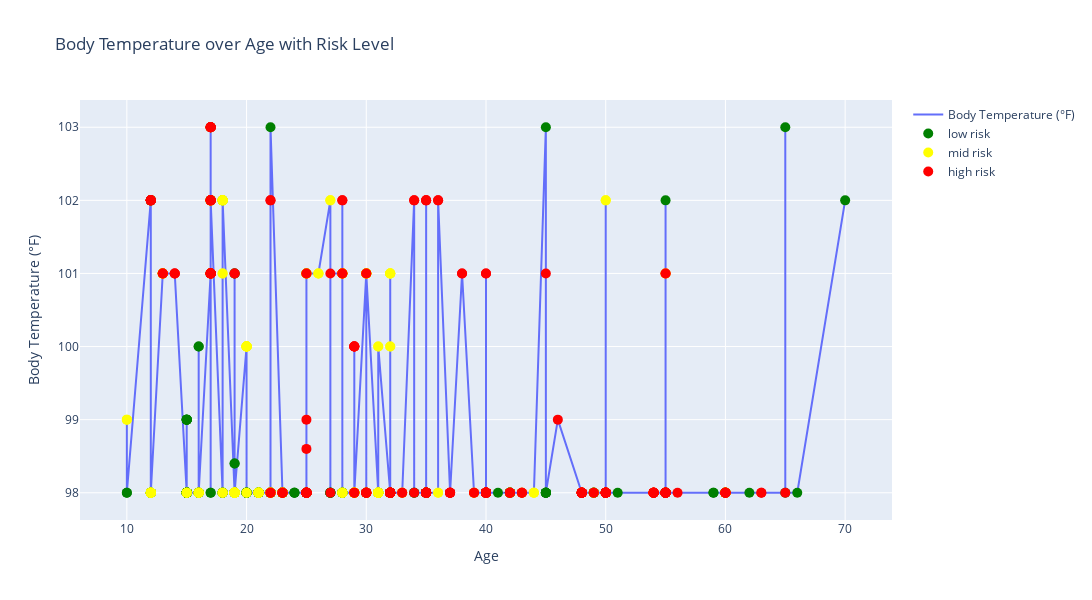

Notebook code for this chart:
### Code cell
# Mengimpor pustaka Pandas dan memberi alias pd
import pandas as pd

# Mengimpor pustaka Plotly's graph_objs dan memberi alias go
import plotly.graph_objs as go

# Membaca data dari file Excel 'data_kesehatan.xlsx' dan menyimpannya dalam objek DataFrame yang disebut 'data'
data = pd.read_excel('data/data_kesehatan.xlsx')

# Mengurutkan DataFrame 'data' berdasarkan kolom 'Age' (umur)
data = data.sort_values(by='Age')

# Mengambil kolom 'Age' (umur) dari DataFrame dan menyimpannya dalam variabel 'x'
x = data['Age']

# Mengambil kolom 'BodyTemp(fahrenheit)' (suhu tubuh dalam Fahrenheit) dari DataFrame dan menyimpannya dalam variabel 'y'
y = data['BodyTemp(fahrenheit)']

# Mengambil kolom 'RiskLevel' (tingkat risiko) dari DataFrame dan menyimpannya dalam variabel 'risk_levels'
risk_levels = data['RiskLevel']

# Mendefinisikan peta warna untuk tingkat risiko
color_mapping = {'low risk': 'green', 'mid risk': 'yellow', 'high risk': 'red'}

# Membuat objek grafik kosong menggunakan Plotly's Figure
fig = go.Figure()

# Menambahkan trace berupa garis pada grafik dengan data 'x' (umur) dan 'y' (suhu tubuh) serta memberi nama 'Body Temperature (°F)'
fig.add_trace(go.Scatter(x=x, y=y, mode='lines', name='Body Temperature (°F)'))

# Membuat trace terpisah untuk setiap tingkat risiko
for risk_level, color in color_mapping.items():
    # Mengelompokkan data berdasarkan tingkat risiko
    x_risk = [x[i] for i in range(len(x)) if risk_levels[i] == risk_level]
    y_risk = [y[i] for i in range(len(x)) if risk_levels[i] == risk_level]
    
    # Membuat teks hover yang berisi informasi umur, suhu, dan tingkat risiko untuk setiap data dalam kelompok tersebut
    hover_text = [f"Age: {x[i]}, Temp: {y[i]}°F, Risk Level: {risk_levels[i]}" for i in range(len(x)) if risk_levels[i] == risk_level]

    # Menambahkan trace berupa marker dengan warna, ukuran, nama, dan teks hover yang sesuai
    fig.add_trace(go.Scatter(
        x=x_risk,
        y=y_risk,
        mode='markers',
        marker=dict(color=color, size=10),
        name=risk_level,
        hovertext=hover_text
    ))

# Mengatur layout grafik, termasuk judul, label sumbu, lebar, dan tinggi
fig.update_layout(
    title='Body Temperature over Age with Risk Level',
    xaxis_title='Age',
    yaxis_title='Body Temperature (°F)',
    width=1200,
    height=600
)

# Menampilkan grafik yang telah dibuat
fig.show()

### Figure 1 — Plotly figure (JSON) as saved in the notebook; plotly's stock layout.template omitted (floating-point values rounded to 4 significant figures; data arrays with more than 128 entries replaced by an {"elided": "..."} marker saying what was removed)
{"data": [{"mode": "lines", "name": "Body Temperature (°F)", "type": "scatter", "x": {"elided": "1014 int values"}, "y": {"elided": "1014 float values"}}, {"hovertext": {"elided": "406 str values"}, "marker": {"color": "green", "size": 10}, "mode": "markers", "name": "low risk", "type": "scatter", "x": {"elided": "406 int values"}, "y": {"elided": "406 float values"}}, {"hovertext": {"elided": "336 str values"}, "marker": {"color": "yellow", "size": 10}, "mode": "markers", "name": "mid risk", "type": "scatter", "x": {"elided": "336 int values"}, "y": {"elided": "336 int values"}}, {"hovertext": {"elided": "272 str values"}, "marker": {"color": "red", "size": 10}, "mode": "markers", "name": "high risk", "type": "scatter", "x": {"elided": "272 int values"}, "y": {"elided": "272 float values"}}], "layout": {"height": 600, "title": {"text": "Body Temperature over Age with Risk Level"}, "width": 1200, "xaxis": {"autorange": true, "range": [6.155, 73.85], "title": {"text": "Age"}, "type": "linear"}, "yaxis": {"autorange": true, "range": [97.63, 103.4], "title": {"text": "Body Temperature (°F)"}, "type": "linear"}}}
